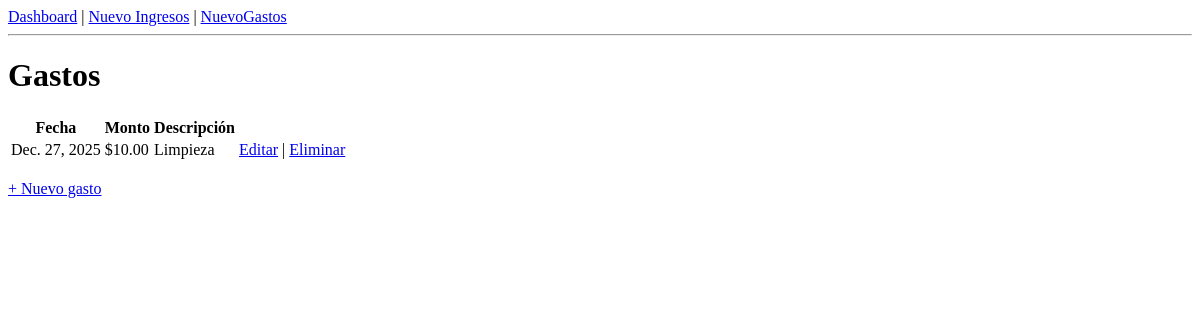
Page /gastos/ on the earlier database version.
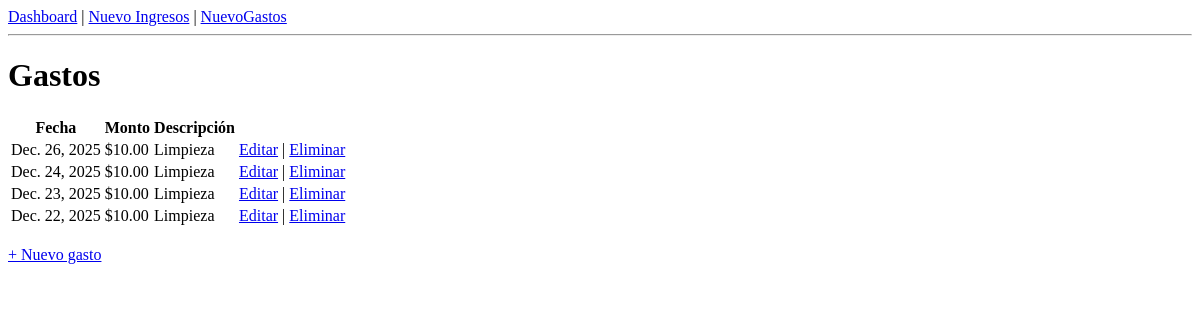
Same page on the later database version.
### core/models.py (models this page shows, shortened)
class Gasto(models.Model):
    propiedad = models.ForeignKey(Propiedad, on_delete=models.CASCADE)
    monto = models.DecimalField(max_digits=10, decimal_places=2)
    categoria = models.CharField(max_length=100)
    fecha = models.DateField()
    creado_por = models.ForeignKey(
        User,
        on_delete=models.CASCADE,
        related_name="gastos"
    )
    creado_en = models.DateTimeField(auto_now_add=True)
    descripcion = models.TextField(blank=True, null=True)

### core/views.py (the view)
# urls.py: path("gastos/", views.lista_gastos, name="lista_gastos"),
def lista_gastos(request):
    gastos = Gasto.objects.all().order_by("-fecha")
    return render(request, "core/lista_gastos.html", {
        "gastos": gastos
    })

### core/templates/core/lista_gastos.html
{% extends "core/base.html" %}
{% block content %}
{% load static %}
<link rel="stylesheet" href="{% static 'core/styles.css' %}">
<h1>Gastos</h1>
<table>
    <thead>
        <tr>
            <th>Fecha</th>
            <th>Monto</th>
            <th>Descripción</th>
        </tr>
    </thead>
    <tbody>
        {% for gasto in gastos %}
        <tr>
            <td>{{ gasto.fecha }}</td>
            <td>${{ gasto.monto }}</td>
            <td>{{ gasto.categoria }}</td>
            <td>
                <a href="{% url 'editar_gasto' gasto.id %}">Editar</a>
                |
                <a href="{% url 'eliminar_gasto' gasto.id %}">Eliminar</a>
            </td>
        </tr>
        {% empty %}
        <tr>
            <td colspan="3">No hay gastos registrados</td>
        </tr>
        {% endfor %}
    </tbody>
</table>
<br>
<a href="{% url 'crear_gasto' %}">+ Nuevo gasto</a>
{% endblock %}

### core/templates/core/base.html (shortened to what this page needs)
<!DOCTYPE html>
<html lang="es">
<head>
    {% load static %}
    <link rel="stylesheet" href="{% static 'core/styles.css' %}">
</head>
<body>
<header>
    <nav>
        <a href="{% url 'dashboard' %}">Dashboard</a> |
        <a href="{% url 'crear_ingreso' %}">Nuevo Ingresos</a> |
        <a href="{% url 'crear_gasto' %}">NuevoGastos</a>
    </nav>
    <hr>
</header>
<main>
    {% block content %}{% endblock %}
</main>
</body>
</html>

Differences in the rows shown:
removed Gasto: fecha "Dec. 27, 2025", monto "10.00", categoria "Limpieza"
added Gasto: fecha "Dec. 26, 2025", monto "10.00", categoria "Limpieza"
added Gasto: fecha "Dec. 24, 2025", monto "10.00", categoria "Limpieza"
added Gasto: fecha "Dec. 23, 2025", monto "10.00", categoria "Limpieza"
added Gasto: fecha "Dec. 22, 2025", monto "10.00", categoria "Limpieza"
